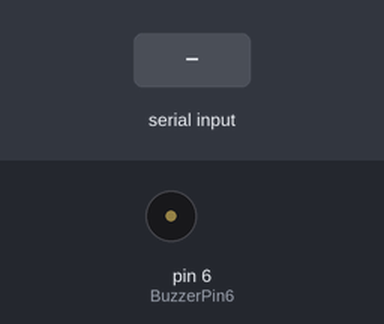
The sketch below on a simulated Arduino Uno, built with avr-gcc and run on an emulated ATmega328P. Shown: buzzer (waves = sounding). Inputs (shaded band) come from the test bench.

Above: at 1.2 s.
1.3 s: "1\n" received over Serial
At 6.0 s:
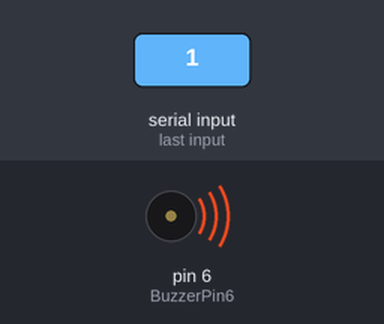
Timing chart, 0 to 9.0 s (numbered marks = the images above; inputs shaded):
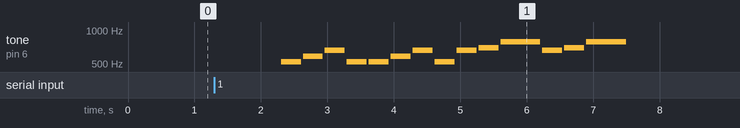

Measured:
- after the input at 1.3 s, tone on pin 6 (BuzzerPin6): plays 523 Hz for 0.30 s, 587 Hz for 0.30 s, 659 Hz for 0.30 s, 523 Hz for 0.30 s, 523 Hz for 0.30 s, 587 Hz for 0.30 s … (14 notes in this stretch), starting after 1.0 s

The sketch:

mcsong.ino
```cpp
#define BuzzerPin6 6
int tone_list[] = {262, 294, 330, 349, 392, 440, 494, 523, 587, 659, 698, 784, 880, 988, 1046, 1175, 1318, 1397, 1568, 1760, 1967};
int music_1[] = {12, 10, 12, 10, 12, 10, 9, 10, 12, 12, 12, 10, 13, 12, 10, 12, 10, 9, 8, 9, 10, 12, 10, 9, 8, 9, 10, 0};
float rhythm_1[] = {1, 0.5, 1, 0.5, 0.5, 0.5, 0.5, 0.5, 2, 0.5, 1, 0.5, 1, 1, 0.5, 0.5, 0.5, 0.5, 1, 1, 1, 1, 0.5, 0.5, 0.5, 0.5, 2};
int music_2[] = {8, 9, 10, 8, 8, 9, 10, 8, 10, 11, 12, 10, 11, 12, 0};
float rhythm_2[] = {1, 1, 1, 1, 1, 1, 1, 1, 1, 1, 2, 1, 1, 2};
int music_3[] = {5, 8, 8, 10, 13, 10, 12, 12, 13, 12, 10, 11, 10, 9, 6, 9, 9, 11, 14, 14, 13, 12, 11, 11, 10, 6, 7, 8, 9, 0};
float rhythm_3[] = {0.5, 0.25, 0.5, 0.25, 0.5, 0.25, 1, 0.5, 0.25, 0.5, 0.25, 0.5, 0.25, 1, 0.5, 0.25, 0.5, 0.25, 0.5, 0.25, 0.5, 0.25, 1, 0.5, 0.25, 0.5, 1, 0.5, 3};
int music_4[] = {5,5,6,5,8,7,5,5,6,5,9,8,5,5,12,10,8,7,6,11,11,10,8,9,8,0};
float rhythm_4[] = {0.5,0.5,1,1,1,2,0.5,0.5,1,1,1,2,0.5,0.5,1,1,1,1,1,0.5,0.5,1,1,1,3};
int music_5[] = {12, 13, 12, 13, 12, 13, 12, 12, 15, 14, 13, 12, 13, 12, 12, 12, 10, 10, 12, 12, 10, 9, 11, 10, 9, 8, 9, 8, 0};
float rhythm_5[] = {0.5, 0.5, 0.5, 0.5, 0.5, 0.5, 1, 0.5, 0.5, 0.5, 0.5, 0.5, 0.5, 1, 0.5, 0.5, 0.5, 0.5, 0.5, 0.5, 1, 0.5, 0.5, 0.5, 0.5, 0.5, 0.5, 1};
int music_6[] = {8, 8, 10, 8, 8, 10, 22, 13, 13, 13, 12, 13, 12, 8, 10, 22, 15, 13, 13, 12, 13, 12, 8, 9, 22, 14, 14, 12, 10, 12, 0};
float rhythm_6[] = {1, 1, 2, 0.5, 1, 1, 1, 1, 1, 0.5, 0.5, 1, 0.5, 1, 1, 1, 0.5, 0.5, 0.5, 0.5, 2, 0.5, 1, 1, 1, 1, 0.5, 0.5, 1, 4};
int music_7[] = {6, 8, 9, 10, 12, 10, 8, 9, 6, 22, 8, 9, 10, 12, 12, 13, 9, 10, 22, 10, 12, 13, 12, 13, 15, 14, 13, 12, 13, 10, 8, 9, 10, 12, 8, 6, 8, 9, 10, 13, 12, 0};
float rhythm_7[] = {0.5, 0.5, 0.5, 1, 0.5, 0.5, 0.5, 1, 2, 0.5, 0.5, 0.5, 0.5, 1, 0.5, 1, 1, 2, 1, 0.5, 0.5, 2, 1, 0.5, 0.5, 0.25, 0.25, 0.5, 0.5, 1, 0.5, 0.5, 1, 0.5, 1, 1, 0.5, 0.5, 0.5, 0.5, 3};
int music_8[] = {10, 8, 9, 6, 10, 9, 8, 9, 6, 10, 8, 9, 9, 12, 10, 7, 8, 8, 7, 6, 7, 8, 9, 5, 13, 12, 10, 10, 9, 8, 9, 10, 9, 10, 9, 12, 12, 12, 12, 12, 12, 0};
float rhythm_8[] = {1, 1, 1, 1, 0.5, 0.5, 0.5, 0.5, 2, 1, 1, 1, 1, 0.5, 0.5, 1, 1, 0.5, 0.5, 1, 0.5, 0.5, 1, 1, 0.5, 0.5, 1, 1, 0.5, 1, 0.5, 0.5, 0.5, 0.5, 0.5, 1, 0.5, 0.5, 0.5, 0.5, 1};
int music_9[] = {10,12,15,13,12,10,12,13,15,12,15,17,16,15,16,15,13,15,12,0};
float rhythm_9[] = {0.5,0.5,0.5,0.5,2,0.5,0.5,0.5,0.5,2,1,0.5,1,1,0.5,0.5,0.5,0.5,2};
int music_10[] = {10,10,10,8,5,5,22,10,10,10,8,10,22,12,12,10,8,5,5,5,6,7,8,10,9,0};
float rhythm_10[] = {0.5,0.5,0.5,0.5,1,0.5,0.5,0.5,0.5,0.5,0.5,1,1,0.5,0.5,0.5,0.5,0.5,0.5,1,0.5,0.5,0.5,0.5,1};
void setup()
{
  Serial.begin(9600);
}

void loop()
{
  if (Serial.available() > 0) {
    switch (String(Serial.readString()).toInt()) {
     case 1:
      for (int a = 0; music_2[a] != 0; a++) {
    if (music_2[a] != 22) {
      tone(BuzzerPin6, tone_list[music_2[a] - 1]);
    }
    else {
      noTone(BuzzerPin6);
    }
    delay(rhythm_2[a] * 300);
    noTone(BuzzerPin6);
    delay(30);
  }
  delay(1000);
      break;
    }

  }

}
```
